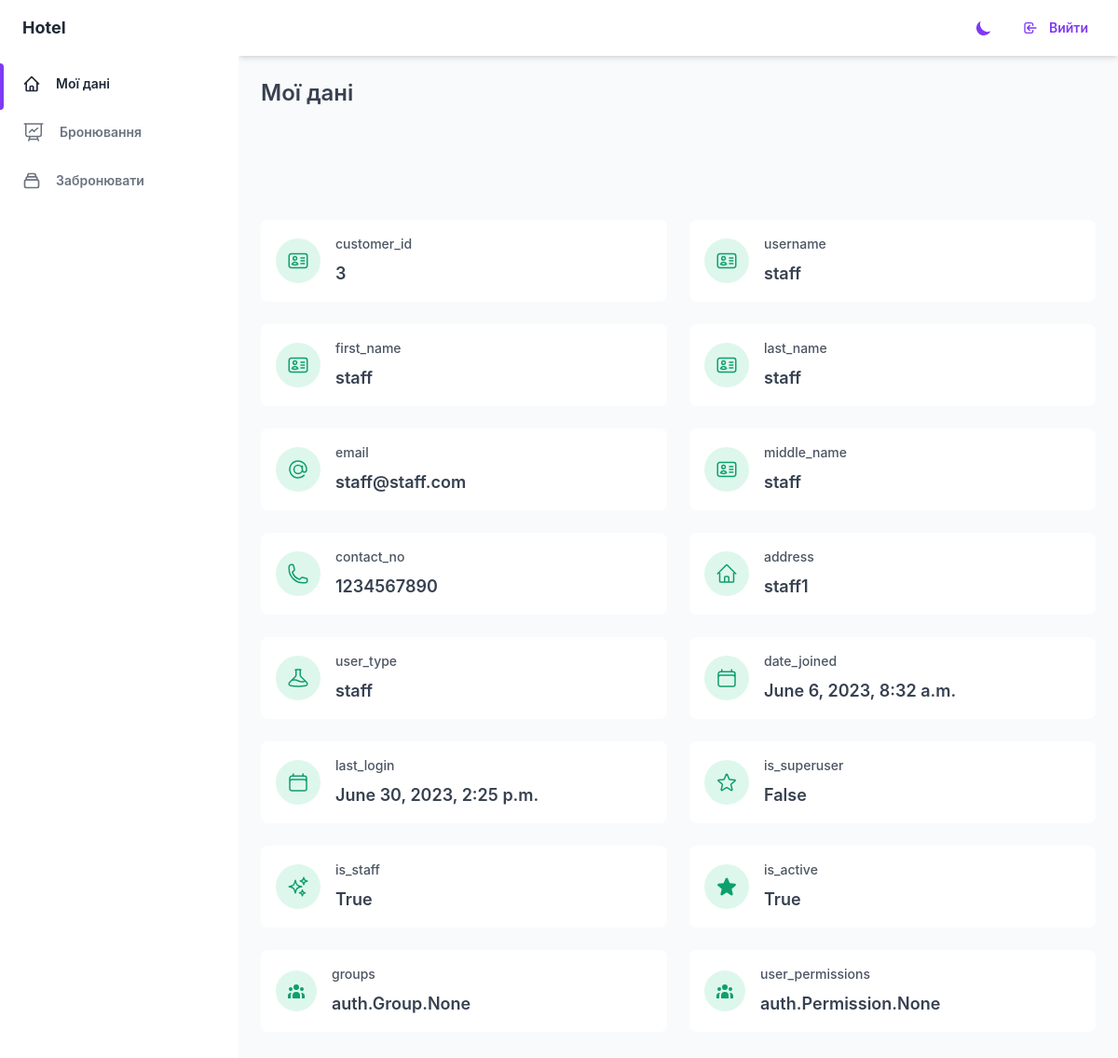
/user-my-data.html (signed in), run on the app's committed database.
### main/models.py (models this page shows, shortened)
class Customer(AbstractUser):
    customer_id = models.AutoField(primary_key=True)
    middle_name = models.CharField(max_length=50, null=True, blank=True)
    contact_no = models.CharField(max_length=15, blank=True, null=True)
    address = models.CharField(max_length=100, blank=True, null=True)
    user_type = models.ForeignKey('UserType', null=True, blank=True, on_delete=models.PROTECT, default=None)
    groups = models.ManyToManyField(
        Group,
        verbose_name='groups',
        blank=True,
        help_text='The groups this user belongs to.',
        related_name='customer_set',  # змінений related_name
        related_query_name='Customer'
    )
    user_permissions = models.ManyToManyField(
        Permission,
        verbose_name='user permissions',
        blank=True,
        help_text='Specific permissions for this user.',
        related_name='customer_set',  # змінений related_name
        related_query_name='Customer'
    )

class UserType(models.Model):
    user_type_id = models.AutoField(primary_key=True)
    user_type_name = models.CharField(max_length=50)
    lock_type = models.BooleanField(blank=True, null=True, default=False)
    def __str__(self):
        return self.user_type_name

### main/views.py (the view)
# urls.py: path('user-my-data.html', views.user_my_data, name='user_my_data'),
@login_required
def user_my_data(request):
    context = {}
    return render(request, 'profile_user_pages/my-data.html', context)

### main/templates/profile_user_pages/my-data.html (shortened to what this page needs)
{% extends 'base-profile.html' %}
{% block main-content %}
{% load custom_filters %}
<main class="h-full pb-16 overflow-y-auto">
    <div class="container px-6 mx-auto grid">
      <h2
        class="my-6 text-2xl font-semibold text-gray-700 dark:text-gray-200"
      >
        Мої дані
      </h2>
      {% if user.is_authenticated %}
<div class="grid gap-6 mb-8 md:grid-cols-2 xl:grid-cols-4">
              <div class="flex items-center p-4 bg-white rounded-lg shadow-xs dark:bg-gray-800">
                  <div class="p-3 mr-4 text-green-500 bg-green-100 rounded-full dark:text-green-100 dark:bg-green-500">
                  </div>
                  <div>
                      <p class="mb-2 text-sm font-medium text-gray-600 dark:text-gray-400">
                          customer_id
                      </p>
                      <p class="text-lg font-semibold text-gray-700 dark:text-gray-200">
                          {{ user.customer_id }}
                      </p>
                  </div>
              </div>
              <div class="flex items-center p-4 bg-white rounded-lg shadow-xs dark:bg-gray-800">
                  <div class="p-3 mr-4 text-green-500 bg-green-100 rounded-full dark:text-green-100 dark:bg-green-500">
                  </div>
                  <div>
                      <p class="mb-2 text-sm font-medium text-gray-600 dark:text-gray-400">
                          username
                      </p>
                      <p class="text-lg font-semibold text-gray-700 dark:text-gray-200">
                          {{ user.username }}
                      </p>
                  </div>
              </div>
              <div class="flex items-center p-4 bg-white rounded-lg shadow-xs dark:bg-gray-800">
                <div class="p-3 mr-4 text-green-500 bg-green-100 rounded-full dark:text-green-100 dark:bg-green-500">
                </div>
                <div>
                    <p class="mb-2 text-sm font-medium text-gray-600 dark:text-gray-400">
                      first_name
                    </p>
                    <p class="text-lg font-semibold text-gray-700 dark:text-gray-200">
                      {{ user.first_name }}
                    </p>
                </div>
              </div>
              <div class="flex items-center p-4 bg-white rounded-lg shadow-xs dark:bg-gray-800">
                <div class="p-3 mr-4 text-green-500 bg-green-100 rounded-full dark:text-green-100 dark:bg-green-500">
                </div>
                <div>
                    <p class="mb-2 text-sm font-medium text-gray-600 dark:text-gray-400">
                      last_name
                    </p>
                    <p class="text-lg font-semibold text-gray-700 dark:text-gray-200">
                      {{ user.last_name }}
                    </p>
                </div>
              </div>
              <div class="flex items-center p-4 bg-white rounded-lg shadow-xs dark:bg-gray-800">
                <div class="p-3 mr-4 text-green-500 bg-green-100 rounded-full dark:text-green-100 dark:bg-green-500">
                  <svg xmlns="http://www.w3.org/2000/svg" fill="none" viewBox="0 0 24 24" stroke-width="1.5" stroke="currentColor" class="w-6 h-6">
                    <path stroke-linecap="round" d="M16.5 12a4.5 4.5 0 11-9 0 4.5 4.5 0 019 0zm0 0c0 1.657 1.007 3 2.25 3S21 13.657 21 12a9 9 0 10-2.636 6.364M16.5 12V8.25" />
                  </svg>
                </div>
                <div>
                    <p class="mb-2 text-sm font-medium text-gray-600 dark:text-gray-400">
                      email
                    </p>
                    <p class="text-lg font-semibold text-gray-700 dark:text-gray-200">
                      {{ user.email }}
                    </p>
                </div>
              </div>
              <div class="flex items-center p-4 bg-white rounded-lg shadow-xs dark:bg-gray-800">
                <div class="p-3 mr-4 text-green-500 bg-green-100 rounded-full dark:text-green-100 dark:bg-green-500">
                </div>
                <div>
                    <p class="mb-2 text-sm font-medium text-gray-600 dark:text-gray-400">
                      middle_name
                    </p>
                    <p class="text-lg font-semibold text-gray-700 dark:text-gray-200">
                      {{ user.middle_name }}
                    </p>
                </div>
              </div>
              <div class="flex items-center p-4 bg-white rounded-lg shadow-xs dark:bg-gray-800">
                <div class="p-3 mr-4 text-green-500 bg-green-100 rounded-full dark:text-green-100 dark:bg-green-500">
                </div>
                <div>
                    <p class="mb-2 text-sm font-medium text-gray-600 dark:text-gray-400">
                      contact_no
                    </p>
                    <p class="text-lg font-semibold text-gray-700 dark:text-gray-200">
                      {{ user.contact_no }}
                    </p>
                </div>
              </div>
              <div class="flex items-center p-4 bg-white rounded-lg shadow-xs dark:bg-gray-800">
                <div class="p-3 mr-4 text-green-500 bg-green-100 rounded-full dark:text-green-100 dark:bg-green-500">
                </div>
                <div>
                    <p class="mb-2 text-sm font-medium text-gray-600 dark:text-gray-400">
                      address
                    </p>
                    <p class="text-lg font-semibold text-gray-700 dark:text-gray-200">
                      {{ user.address }}
                    </p>
                </div>
              </div>
              <div class="flex items-center p-4 bg-white rounded-lg shadow-xs dark:bg-gray-800">
                <div class="p-3 mr-4 text-green-500 bg-green-100 rounded-full dark:text-green-100 dark:bg-green-500">
                </div>
                <div>
                    <p class="mb-2 text-sm font-medium text-gray-600 dark:text-gray-400">
                      user_type
                    </p>
                    <p class="text-lg font-semibold text-gray-700 dark:text-gray-200">
                      {{ user.user_type }}
                    </p>
                </div>
              </div>
              <div class="flex items-center p-4 bg-white rounded-lg shadow-xs dark:bg-gray-800">
                <div class="p-3 mr-4 text-green-500 bg-green-100 rounded-full dark:text-green-100 dark:bg-green-500">
                </div>
                <div>
                    <p class="mb-2 text-sm font-medium text-gray-600 dark:text-gray-400">
                      date_joined
                    </p>
                    <p class="text-lg font-semibold text-gray-700 dark:text-gray-200">
                      {{ user.date_joined }}
                    </p>
                </div>
              </div>
              <div class="flex items-center p-4 bg-white rounded-lg shadow-xs dark:bg-gray-800">
                <div class="p-3 mr-4 text-green-500 bg-green-100 rounded-full dark:text-green-100 dark:bg-green-500">
                </div>
                <div>
                    <p class="mb-2 text-sm font-medium text-gray-600 dark:text-gray-400">
                      last_login
                    </p>
                    <p class="text-lg font-semibold text-gray-700 dark:text-gray-200">
                      {{ user.last_login }}
                    </p>
                </div>
              </div>
              <div class="flex items-center p-4 bg-white rounded-lg shadow-xs dark:bg-gray-800">
                <div class="p-3 mr-4 text-green-500 bg-green-100 rounded-full dark:text-green-100 dark:bg-green-500">
                </div>
                <div>
                    <p class="mb-2 text-sm font-medium text-gray-600 dark:text-gray-400">
                      is_superuser
                    </p>
                    <p class="text-lg font-semibold text-gray-700 dark:text-gray-200">
                      {{ user.is_superuser }}
                    </p>
                </div>
              </div>
              <div class="flex items-center p-4 bg-white rounded-lg shadow-xs dark:bg-gray-800">
                <div class="p-3 mr-4 text-green-500 bg-green-100 rounded-full dark:text-green-100 dark:bg-green-500">
                </div>
                <div>
                    <p class="mb-2 text-sm font-medium text-gray-600 dark:text-gray-400">
                      is_staff
                    </p>
                    <p class="text-lg font-semibold text-gray-700 dark:text-gray-200">
                      {{ user.is_staff }}
                    </p>
                </div>
              </div>
              <div class="flex items-center p-4 bg-white rounded-lg shadow-xs dark:bg-gray-800">
                <div class="p-3 mr-4 text-green-500 bg-green-100 rounded-full dark:text-green-100 dark:bg-green-500">
                </div>
                <div>
                    <p class="mb-2 text-sm font-medium text-gray-600 dark:text-gray-400">
                      is_active
                    </p>
                    <p class="text-lg font-semibold text-gray-700 dark:text-gray-200">
                      {{ user.is_active }}
                    </p>
                </div>
              </div>
              <div class="flex items-center p-4 bg-white rounded-lg shadow-xs dark:bg-gray-800">
                <div class="p-3 mr-4 text-green-500 bg-green-100 rounded-full dark:text-green-100 dark:bg-green-500">
                </div>
                <div>
                    <p class="mb-2 text-sm font-medium text-gray-600 dark:text-gray-400">
                      groups
                    </p>
                    <p class="text-lg font-semibold text-gray-700 dark:text-gray-200">
                      {{ user.groups }}
                    </p>
                </div>
              </div>
              <div class="flex items-center p-4 bg-white rounded-lg shadow-xs dark:bg-gray-800">
                <div class="p-3 mr-4 text-green-500 bg-green-100 rounded-full dark:text-green-100 dark:bg-green-500">
                </div>
                <div>
                    <p class="mb-2 text-sm font-medium text-gray-600 dark:text-gray-400">
                      user_permissions
                    </p>
                    <p class="text-lg font-semibold text-gray-700 dark:text-gray-200">
                      {{ user.user_permissions }}
                    </p>
                </div>
              </div>
      </div>
      {% endif %}
    </div>
  </main>
{% endblock %}

### data on the page
Customer: customer_id "3", username "staff", first_name "staff", last_name "staff", email "staff@staff.com", middle_name "staff", contact_no "1234567890", address "staff1", user_type "staff", date_joined "June 6, 2023, 8:32 a.m.", last_login "June 30, 2023, 2:25 p.m.", is_superuser "False", is_staff "True", is_active "True", groups "auth.Group.None", user_permissions "auth.Permission.None"
